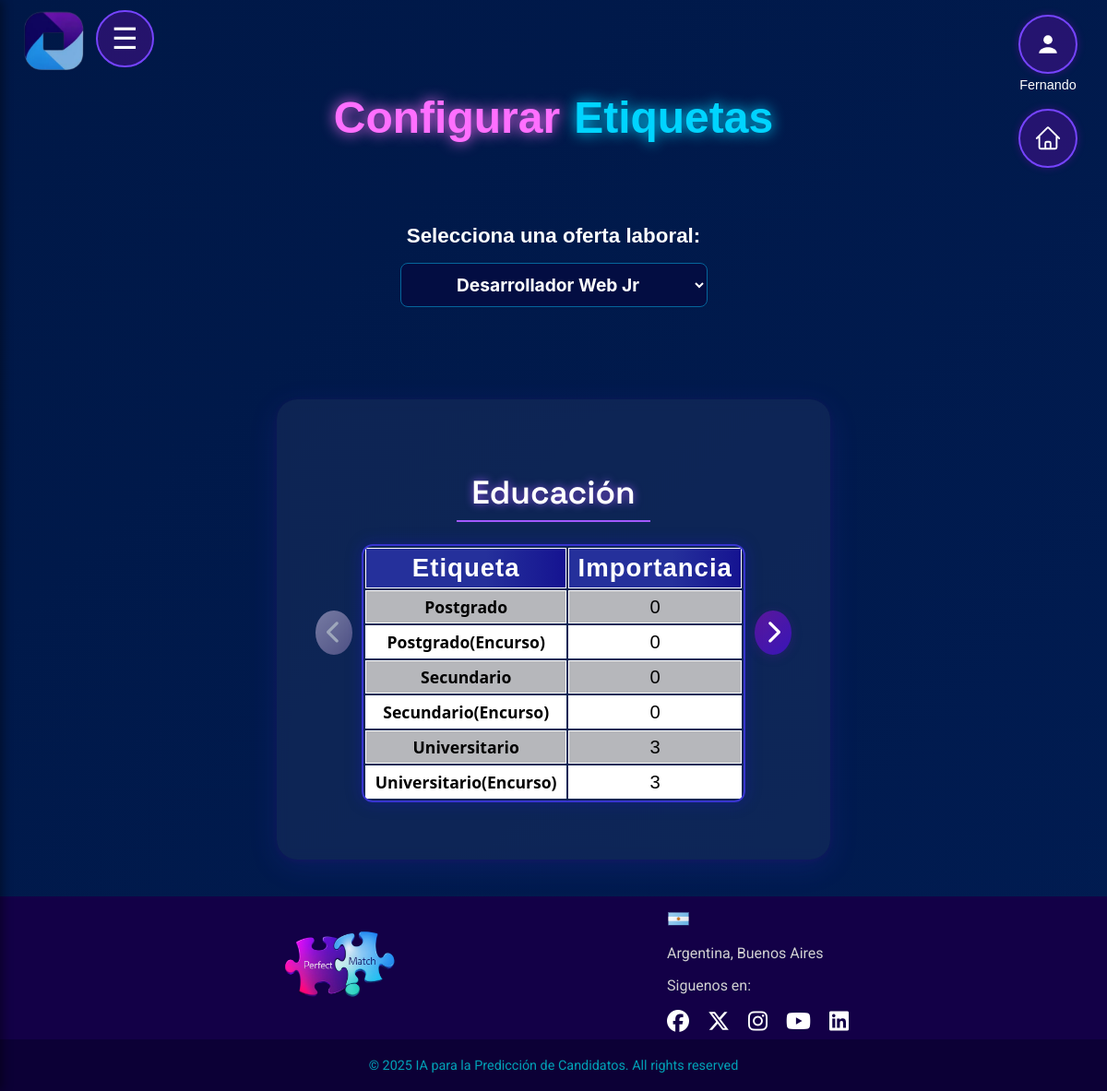
/etiquetas (signed in), run on the app's committed database.
### app.py (models this page shows)
class OfertaEducacion(db.Model):
    __tablename__ = 'oferta_educacion'
    id = db.Column(db.Integer, primary_key=True, autoincrement=True)
    idOfer = db.Column(db.Integer, db.ForeignKey('oferta_laboral.idOfer'))
    idEdu = db.Column(db.Integer, db.ForeignKey('educacion.idedu'))
    importancia = db.Column(db.Integer, nullable=False)
    oferta = db.relationship('OfertaLaboral', back_populates='educaciones')
    educacion = db.relationship('Educacion')

class Educacion(db.Model):
    __tablename__ = 'educacion'
    idedu = db.Column(db.Integer, primary_key=True)
    nombre = db.Column(db.String(100), nullable=False, unique=True)

### app.py (the view)
@app.route("/etiquetas", methods=["GET", "POST"])
@login_required(roles=["Admin_RRHH", "Supervisor"])
def mostrar_etiquetas(idOfer=None):
    ofertas = OfertaLaboral.query.all()
    ofertas_activas = OfertaLaboral.query.filter_by(estado="Activa").all()
    if not idOfer:
        idOfer = request.form.get("idOfer") if request.method == "POST" else request.args.get("idOfer")
        if not idOfer and ofertas:
            idOfer = ofertas[0].idOfer
    educaciones, tecnologias, habilidades, tecnologias2, habilidades2 = [], [], [], [], []
    if idOfer:
        oferta = OfertaLaboral.query.get(idOfer)
        educaciones = OfertaEducacion.query.filter_by(idOfer=idOfer).all()
        tecnologias = OfertaTecnologia.query.filter_by(idOfer=idOfer).all()
        habilidades = OfertaHabilidad.query.filter_by(idOfer=idOfer).all()
        tecnologias2 = OfertaTecnologia2.query.filter_by(idOfer=idOfer).all()
        habilidades2 = OfertaHabilidad2.query.filter_by(idOfer=idOfer).all()
        df_edu = pd.DataFrame([{"Nombre": e.educacion.nombre, "Valor": e.importancia} for e in educaciones]) if educaciones else pd.DataFrame()
        df_tec = pd.DataFrame([{"Nombre": t.tecnologia.nombre, "Valor": t.importancia} for t in tecnologias]) if tecnologias else pd.DataFrame()
        df_hab = pd.DataFrame([{"Nombre": h.habilidad.nombre, "Valor": h.importancia} for h in habilidades]) if habilidades else pd.DataFrame()
        df_tec2 = pd.DataFrame([{"Nombre": t2.tecnologia2.nombre, "Valor": t2.importancia} for t2 in tecnologias2]) if tecnologias2 else pd.DataFrame()
        df_hab2 = pd.DataFrame([{"Nombre": h2.habilidad2.nombre, "Valor": h2.importancia} for h2 in habilidades2]) if habilidades2 else pd.DataFrame()
        tabla_edu = df_edu.to_html(classes="table table-bordered", index=False) if not df_edu.empty else "<p>No hay etiquetas de educación</p>"
        tabla_tec = df_tec.to_html(classes="table table-bordered", index=False) if not df_tec.empty else "<p>No hay etiquetas de tecnología</p>"
        tabla_tec2 = df_tec2.to_html(classes="table table-bordered", index=False) if not df_tec2.empty else "<p>No hay etiquetas de tecnología secundaria</p>"
        tabla_hab = df_hab.to_html(classes="table table-bordered", index=False) if not df_hab.empty else "<p>No hay etiquetas de habilidades</p>"
        tabla_hab2 = df_hab2.to_html(classes="table table-bordered", index=False) if not df_hab2.empty else "<p>No hay etiquetas de habilidades secundarias</p>"
    else:
        oferta, tabla_edu, tabla_tec, tabla_tec2, tabla_hab, tabla_hab2 = None, "", "", "", "", ""
    return render_template("etiquetas.html",
                           ofertas=ofertas,
                           ofertas_activas=ofertas_activas,
                           oferta=oferta,
                           idOfer=idOfer,
                           tabla_edu=tabla_edu,
                           tabla_tec=tabla_tec,
                           tabla_hab=tabla_hab,
                           tabla_tec2=tabla_tec2,
                           tabla_hab2=tabla_hab2,
                           educaciones=educaciones,
                           tecnologias=tecnologias,
                           habilidades=habilidades,
                           tecnologias2=tecnologias2,
                           habilidades2=habilidades2)

### app.py (called while the page is built)
def login_required(roles=None):
    def decorator(f):
        @wraps(f)
        def wrapped(*args, **kwargs):
            if 'username' not in session:
                return redirect(url_for('login'))
            if roles and session.get('type') not in roles:
                return "Acceso no autorizado"
            return f(*args, **kwargs)
        return wrapped
    return decorator

### templates/etiquetas.html (shortened to what this page needs)
<!DOCTYPE html>
<html lang="es">
<head>
  <link rel="stylesheet" href="https://cdnjs.cloudflare.com/ajax/libs/font-awesome/6.5.0/css/all.min.css">
  <link rel="stylesheet" href="{{ url_for('static', filename='css/header_general.css') }}">
  <link rel="stylesheet" href="{{ url_for('static', filename='css/menu.css') }}">
  <link rel="stylesheet" href="{{ url_for('static', filename='css/footer.css') }}">
  <link rel="stylesheet" href="{{ url_for('static', filename='etiquetas.css') }}">
  <link rel="stylesheet" href="{{ url_for('static', filename='css/fragments/particles.css') }}">
  <link rel="stylesheet" href="{{ url_for('static', filename='css/fragments/titles.css') }}">
  <link rel="stylesheet" href="{{ url_for('static', filename='css/fragments/box-background.css') }}">
</head>
<body class="container mt-4">
  {% include "fragments/particles.html" %}
  {% include "layout/header_general.html" %}
  {% include "layout/menu.html" %}
  <main>
  <h1><p class="title-perfect-violet">Configurar </p><p class="title-match-blue">Etiquetas</p></h1>
    <form method="GET" action="{{ url_for('mostrar_etiquetas') }}" style="background: transparent;">
      <label for="idOfer" style="font-size: 1.4rem !important;">Selecciona una oferta laboral:</label>
      <select name="idOfer" onchange="this.form.submit()" style="text-align: center; width: fit-content !important; font-size: 1.2rem; font-weight: bold;">
        {% for ofer in ofertas %}
        <option value="{{ ofer.idOfer }}" {% if ofer.idOfer|string==idOfer|string %}selected{% endif %}>
          {{ ofer.nombre }}
        </option>
        {% endfor %}
      </select>
    </form>
    {% if oferta %}
    <div class="carousel-container active">
      <div class="box-background-child">
      <button class="carousel-arrow left" id="prevChart"><i class="fa fa-chevron-left"></i></button>
      <div class="carousel-wrapper">
        <div class="carousel-chart active">
          <h3 class="titulo-centrado">Educación</h3>
          <table class="table table-bordered">
            <thead>
              <tr>
                <th>Etiqueta</th>
                <th>Importancia</th>
              </tr>
            </thead>
            <tbody>
              {% for edu in educaciones %}
              <tr>
                <td>{{ edu.educacion.nombre }}</td>
                <td>
                  {% if oferta.idOfer in ofertas_activas|map(attribute='idOfer') %}
                  <div class="input-num-custom">
                    <button type="button" class="btn-num menos" tabindex="-1">–</button>
                    <input type="number" min="0" max="3" value="{{ edu.importancia }}" class="input-importancia"
                      data-id="{{ edu.id }}" data-tipo="educacion">
                    <button type="button" class="btn-num mas" tabindex="-1">+</button>
                  </div>
                  {% else %}
                  {{ edu.importancia }}
                  {% endif %}
                </td>
              </tr>
              {% endfor %}
            </tbody>
          </table>
        </div>
      </div>
      <button class="carousel-arrow right" id="nextChart"><i class="fa fa-chevron-right"></i></button>
    </div>
    </div>
    {% else %}
    <p>No hay ofertas laborales disponibles.</p>
    {% endif %}
  </main>
  {% include "layout/footer.html" %}
</body>
</html>

### static/css/footer.css (style rules this page uses)
html, body { scrollbar-width: thin; scrollbar-color: #7644ff #1a085a; }

### static/etiquetas.css (style rules this page uses)
html { background: linear-gradient(to bottom, #000000, #353535); }
body { display: flex; flex-direction: column; min-height: 100vh; margin: 0; padding: 0; font-family: 'Poppins', sans-serif; color: #ffffff; background: linear-gradient(135deg, #001847, #011d55, #2a0047, #390061); background-size: 400% 400%; animation: gradient 15s ease infinite; }
.carousel-container { display: flex; align-items: center; justify-content: center; width: 100%; margin: 30px auto 0 auto; position: relative; max-width: 600px; }
.carousel-wrapper { width: 100%; display: flex; justify-content: center; align-items: center; position: relative; min-height: 320px; }
.carousel-chart { display: none; width: 100% !important; max-width: 500px; height: auto !important; aspect-ratio: 1/1; margin: 0 auto; box-sizing: border-box; }
.carousel-chart.active { display: block !important; }
.carousel-arrow { background: linear-gradient(135deg, #5A189A, #3815b8); border: none; border-radius: 50%; color: #fff; font-size: 1.6rem; width: 48px; height: 48px; display: flex; align-items: center; justify-content: center; box-shadow: 0 2px 12px rgba(90,24,154,0.3); cursor: pointer; transition: background 0.3s, transform 0.2s, box-shadow 0.3s; margin: 0 10px; outline: none; }
.carousel-arrow i { color: #fff; pointer-events: none; }
.carousel-arrow:disabled { background: linear-gradient(135deg, #bdb6d8, #7a6fa3); color: #e0e0e0; opacity: 0.6; box-shadow: none; cursor: not-allowed; transform: none; }
td:first-child { font-size: 1.1rem; font-weight: bold; }
h1 { font-family: "Erica One", sans-serif; font-size: 3rem; width: fit-content; text-align: center; border-radius: 32px; border: none; color: #fefefe; text-shadow: -3px 3px 0px #49007e, 3px -3px 0px #2f00d9; transition: all 0.3s ease-in-out; min-width: 100%; display: flex; align-items: center; justify-content: center; gap: 15px; margin-top: 5rem; padding: 0; position: relative; }
form { position: relative; margin: 30px auto; padding: 20px; background: linear-gradient(to right, rgba(255, 255, 255, 0.1), rgba(255, 255, 255, 0.05)); color: #ffffff; width: 40%; text-align: center; margin-bottom: 80px; overflow: hidden; }
.titulo-centrado { font-family: 'Space Grotesk', sans-serif; text-align: center; font-size: 2.2rem; font-weight: 600; color: #ffffff; text-shadow: 0 0 10px rgba(162, 89, 255, 0.8); margin-top: 2rem; margin-bottom: 1.5rem; padding: 0.5rem 1rem; border-bottom: 2px solid #a259ff; width: fit-content; margin-left: auto; margin-right: auto; }
form label { display: block; margin: 1rem 0 1rem 0; font-weight: bold; }
form input, form select, form textarea { width: 100%; font-weight: 300; font-family: 'Inter', 'Segoe UI', sans-serif; box-sizing: border-box; max-width: 500px; min-width: 250px; margin: 0 auto; display: block; background-color: rgb(3, 13, 66); border-color: rgb(5, 101, 155); }
input, select { outline: none; margin: 10px 0; padding: 10px; font-size: 16px; border: 1px solid #ffffff; border-radius: 8px; background-color: rgba(2, 180, 204, 0.747); color: #ffffff; }
table { max-width: 800px; width: 100%; margin: 20px auto 30px auto; border-radius: 12px; color: #fff; box-shadow: 0 0 16px 2px #1b18c744; border: 2px solid #3734cf; font-size: 1.15rem; overflow: hidden; padding: 0; }
table th, table td { padding: 5px ; text-align: center; }
table th { background: linear-gradient(90deg, #25309b 60%, #151391 100%); color: #fff; border: 1.5px solid #ffffff; letter-spacing: 1px; font-size: 1.5em; }
table td { color: #000000; border: 1.5px solid #ffffff; font-size: 1.1em; }
table tr:nth-child(odd) { background-color: rgb(182, 183, 187); }
table tr:nth-child(even) { background-color: rgb(255, 255, 255); }
td:first-child { font-family: 'Segoe UI', sans-serif; font-size: 1.1rem; font-weight: 600; color: #000000; text-transform: capitalize; }

### static/css/fragments/titles.css (style rules this page uses)
.title-perfect-violet { color: #ff6fff; text-shadow: 0 0 15px #ff6fff; animation: fadeInUp 1s ease-out 0.4s both; margin: 20px 0; }
.title-match-blue { color: #00d4ff; text-shadow: 0 0 15px #00d4ff; animation: fadeInRight 1s ease-out 0.6s both; margin: 20px 0; }

### templates/etiquetas.html (style rules this page uses)
.carousel-chart { display: none; }
.carousel-chart.active { display: block; }

### data on the page
OfertaEducacion: educacion.nombre "Postgrado", importancia "0"
OfertaEducacion: educacion.nombre "Postgrado(Encurso)", importancia "0"
OfertaEducacion: educacion.nombre "Secundario", importancia "0"
OfertaEducacion: educacion.nombre "Secundario(Encurso)", importancia "0"
OfertaEducacion: educacion.nombre "Universitario", importancia "3"
OfertaEducacion: educacion.nombre "Universitario(Encurso)", importancia "3"

### other printed values
{{ session.get('username') }} "Fernando"
form field idOfer "Desarrollador Web Jr"
